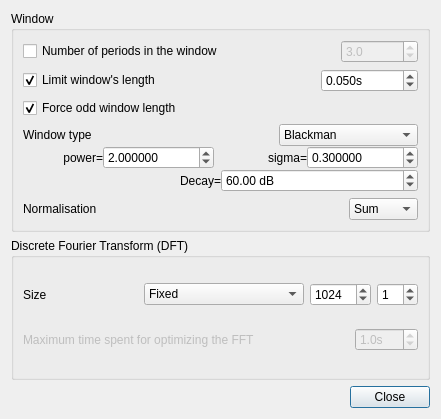
<?xml version="1.0" encoding="UTF-8"?>
<ui version="4.0">
 <class>GVAmplitudeSpectrumWDialogSettings</class>
 <widget class="QDialog" name="GVAmplitudeSpectrumWDialogSettings">
  <property name="geometry">
   <rect>
    <x>0</x>
    <y>0</y>
    <width>441</width>
    <height>419</height>
   </rect>
  </property>
  <property name="windowTitle">
   <string>Spectrum settings</string>
  </property>
  <property name="windowIcon">
   <iconset resource="../ressources.qrc">
    <normaloff>:/icons/settings.svg</normaloff>:/icons/settings.svg</iconset>
  </property>
  <layout class="QVBoxLayout" name="verticalLayout_4">
   <item>
    <widget class="QGroupBox" name="groupBox">
     <property name="title">
      <string>Window</string>
     </property>
     <layout class="QVBoxLayout" name="verticalLayout_2">
      <item>
       <layout class="QHBoxLayout" name="horizontalLayout_11">
        <item>
         <widget class="QCheckBox" name="cbAmplitudeSpectrumLimitWindowDurationNumberPeriod">
          <property name="sizePolicy">
           <sizepolicy hsizetype="MinimumExpanding" vsizetype="Fixed">
            <horstretch>0</horstretch>
            <verstretch>0</verstretch>
           </sizepolicy>
          </property>
          <property name="toolTip">
           <string>&lt;html&gt;&lt;head/&gt;&lt;body&gt;&lt;p&gt;If an F0 curve is available, set the window's duration equal to a multiple of the fundamental period.&lt;/p&gt;&lt;/body&gt;&lt;/html&gt;</string>
          </property>
          <property name="text">
           <string>Number of periods in the window</string>
          </property>
         </widget>
        </item>
        <item>
         <widget class="QDoubleSpinBox" name="sbAmplitudeSpectrumLimitWindowDurationNumberPeriod">
          <property name="enabled">
           <bool>false</bool>
          </property>
          <property name="toolTip">
           <string>&lt;html&gt;&lt;head/&gt;&lt;body&gt;&lt;p&gt;If an F0 curve is available, set the window's duration equal to a multiple of the fundamental period.&lt;/p&gt;&lt;/body&gt;&lt;/html&gt;</string>
          </property>
          <property name="decimals">
           <number>1</number>
          </property>
          <property name="minimum">
           <double>0.100000000000000</double>
          </property>
          <property name="maximum">
           <double>1000000.000000000000000</double>
          </property>
          <property name="singleStep">
           <double>0.100000000000000</double>
          </property>
          <property name="value">
           <double>3.000000000000000</double>
          </property>
         </widget>
        </item>
       </layout>
      </item>
      <item>
       <layout class="QHBoxLayout" name="horizontalLayout_10">
        <item>
         <widget class="QCheckBox" name="cbAmplitudeSpectrumWindowDurationLimit">
          <property name="sizePolicy">
           <sizepolicy hsizetype="MinimumExpanding" vsizetype="Fixed">
            <horstretch>0</horstretch>
            <verstretch>0</verstretch>
           </sizepolicy>
          </property>
          <property name="toolTip">
           <string>&lt;html&gt;&lt;head/&gt;&lt;body&gt;&lt;p&gt;Whatever the duration of the selection, limit the DFT analysis window to the given duration.&lt;/p&gt;&lt;/body&gt;&lt;/html&gt;</string>
          </property>
          <property name="text">
           <string>Limit window's length</string>
          </property>
          <property name="checked">
           <bool>true</bool>
          </property>
         </widget>
        </item>
        <item>
         <widget class="QDoubleSpinBox" name="sbAmplitudeSpectrumWindowDurationLimit">
          <property name="toolTip">
           <string>&lt;html&gt;&lt;head/&gt;&lt;body&gt;&lt;p&gt;Whatever the duration of the selection, limit the DFT analysis window to the given duration.&lt;/p&gt;&lt;/body&gt;&lt;/html&gt;</string>
          </property>
          <property name="suffix">
           <string>s</string>
          </property>
          <property name="decimals">
           <number>3</number>
          </property>
          <property name="minimum">
           <double>0.001000000000000</double>
          </property>
          <property name="maximum">
           <double>1000000.000000000000000</double>
          </property>
          <property name="singleStep">
           <double>0.010000000000000</double>
          </property>
          <property name="value">
           <double>0.050000000000000</double>
          </property>
         </widget>
        </item>
       </layout>
      </item>
      <item>
       <widget class="QCheckBox" name="cbAmplitudeSpectrumWindowSizeForcedOdd">
        <property name="toolTip">
         <string>&lt;html&gt;&lt;head/&gt;&lt;body&gt;&lt;p&gt;Force the window to have an odd number of samples.&lt;/p&gt;&lt;/body&gt;&lt;/html&gt;</string>
        </property>
        <property name="text">
         <string>Force odd window length</string>
        </property>
        <property name="checked">
         <bool>true</bool>
        </property>
       </widget>
      </item>
      <item>
       <layout class="QVBoxLayout" name="verticalLayout">
        <property name="spacing">
         <number>0</number>
        </property>
        <item>
         <layout class="QHBoxLayout" name="horizontalLayout_3">
          <item>
           <widget class="QLabel" name="label_2">
            <property name="sizePolicy">
             <sizepolicy hsizetype="MinimumExpanding" vsizetype="Preferred">
              <horstretch>0</horstretch>
              <verstretch>0</verstretch>
             </sizepolicy>
            </property>
            <property name="toolTip">
             <string>Based on Wikipedia's coefficients (2015)</string>
            </property>
            <property name="text">
             <string>Window type</string>
            </property>
           </widget>
          </item>
          <item>
           <widget class="QComboBox" name="cbAmplitudeSpectrumWindowType">
            <property name="toolTip">
             <string>Based on Wikipedia's coefficients (2015)</string>
            </property>
            <property name="currentIndex">
             <number>3</number>
            </property>
            <item>
             <property name="text">
              <string>Rectangular</string>
             </property>
            </item>
            <item>
             <property name="text">
              <string>Hamming</string>
             </property>
            </item>
            <item>
             <property name="text">
              <string>Hann</string>
             </property>
            </item>
            <item>
             <property name="text">
              <string>Blackman</string>
             </property>
            </item>
            <item>
             <property name="text">
              <string>Blackman-Nutall</string>
             </property>
            </item>
            <item>
             <property name="text">
              <string>Blackman-Harris</string>
             </property>
            </item>
            <item>
             <property name="text">
              <string>Nutall</string>
             </property>
            </item>
            <item>
             <property name="text">
              <string>Flat top</string>
             </property>
            </item>
            <item>
             <property name="text">
              <string>Gaussian</string>
             </property>
            </item>
            <item>
             <property name="text">
              <string>Exponential</string>
             </property>
            </item>
            <item>
             <property name="text">
              <string>Generalized Normal</string>
             </property>
            </item>
           </widget>
          </item>
         </layout>
        </item>
        <item>
         <layout class="QHBoxLayout" name="horizontalLayout_6">
          <property name="spacing">
           <number>0</number>
          </property>
          <item>
           <layout class="QHBoxLayout" name="horizontalLayout_7">
            <property name="spacing">
             <number>0</number>
            </property>
            <item>
             <spacer name="horizontalSpacer_3">
              <property name="orientation">
               <enum>Qt::Horizontal</enum>
              </property>
              <property name="sizeHint" stdset="0">
               <size>
                <width>40</width>
                <height>0</height>
               </size>
              </property>
             </spacer>
            </item>
            <item>
             <widget class="QLabel" name="lblWindowNormPower">
              <property name="toolTip">
               <string>Power of the exponential's argument</string>
              </property>
              <property name="text">
               <string>power=</string>
              </property>
              <property name="alignment">
               <set>Qt::AlignRight|Qt::AlignTrailing|Qt::AlignVCenter</set>
              </property>
             </widget>
            </item>
            <item>
             <widget class="QDoubleSpinBox" name="spAmplitudeSpectrumWindowNormPower">
              <property name="toolTip">
               <string>Power of the exponential's argument</string>
              </property>
              <property name="decimals">
               <number>6</number>
              </property>
              <property name="maximum">
               <double>1000000.000000000000000</double>
              </property>
              <property name="singleStep">
               <double>0.100000000000000</double>
              </property>
              <property name="value">
               <double>2.000000000000000</double>
              </property>
             </widget>
            </item>
           </layout>
          </item>
          <item>
           <spacer name="horizontalSpacer_2">
            <property name="orientation">
             <enum>Qt::Horizontal</enum>
            </property>
            <property name="sizeHint" stdset="0">
             <size>
              <width>40</width>
              <height>0</height>
             </size>
            </property>
           </spacer>
          </item>
          <item>
           <widget class="QLabel" name="lblWindowNormSigma">
            <property name="text">
             <string>sigma=</string>
            </property>
            <property name="alignment">
             <set>Qt::AlignRight|Qt::AlignTrailing|Qt::AlignVCenter</set>
            </property>
           </widget>
          </item>
          <item>
           <widget class="QDoubleSpinBox" name="spAmplitudeSpectrumWindowNormSigma">
            <property name="decimals">
             <number>6</number>
            </property>
            <property name="maximum">
             <double>1000000.000000000000000</double>
            </property>
            <property name="singleStep">
             <double>0.100000000000000</double>
            </property>
            <property name="value">
             <double>0.300000000000000</double>
            </property>
           </widget>
          </item>
         </layout>
        </item>
        <item>
         <layout class="QHBoxLayout" name="horizontalLayout_9">
          <property name="spacing">
           <number>0</number>
          </property>
          <item>
           <widget class="QLabel" name="lblWindowExpDecay">
            <property name="toolTip">
             <string>Targeted decay over half of the window length</string>
            </property>
            <property name="text">
             <string>Decay=</string>
            </property>
            <property name="alignment">
             <set>Qt::AlignRight|Qt::AlignTrailing|Qt::AlignVCenter</set>
            </property>
           </widget>
          </item>
          <item>
           <widget class="QDoubleSpinBox" name="spAmplitudeSpectrumWindowExpDecay">
            <property name="toolTip">
             <string>Targeted decay over half of the window length</string>
            </property>
            <property name="suffix">
             <string> dB</string>
            </property>
            <property name="decimals">
             <number>2</number>
            </property>
            <property name="maximum">
             <double>1000000.000000000000000</double>
            </property>
            <property name="singleStep">
             <double>0.100000000000000</double>
            </property>
            <property name="value">
             <double>60.000000000000000</double>
            </property>
           </widget>
          </item>
         </layout>
        </item>
       </layout>
      </item>
      <item>
       <layout class="QHBoxLayout" name="horizontalLayout_4">
        <item>
         <widget class="QLabel" name="label_3">
          <property name="sizePolicy">
           <sizepolicy hsizetype="MinimumExpanding" vsizetype="Preferred">
            <horstretch>0</horstretch>
            <verstretch>0</verstretch>
           </sizepolicy>
          </property>
          <property name="toolTip">
           <string>&lt;html&gt;&lt;head/&gt;&lt;body&gt;&lt;p&gt;Normalization technique for the window.&lt;/p&gt;&lt;/body&gt;&lt;/html&gt;</string>
          </property>
          <property name="text">
           <string>Normalisation</string>
          </property>
         </widget>
        </item>
        <item>
         <widget class="QComboBox" name="cbAmplitudeSpectrumWindowsNormalisation">
          <property name="toolTip">
           <string>Normalization technique for the window.</string>
          </property>
          <item>
           <property name="text">
            <string>Sum</string>
           </property>
          </item>
          <item>
           <property name="text">
            <string>Energy</string>
           </property>
          </item>
         </widget>
        </item>
       </layout>
      </item>
     </layout>
    </widget>
   </item>
   <item>
    <widget class="QGroupBox" name="groupBox_3">
     <property name="title">
      <string>Discrete Fourier Transform (DFT)</string>
     </property>
     <layout class="QVBoxLayout" name="verticalLayout_3">
      <item>
       <layout class="QHBoxLayout" name="horizontalLayout_2">
        <item>
         <widget class="QLabel" name="label">
          <property name="toolTip">
           <string>&lt;html&gt;&lt;head/&gt;&lt;body&gt;&lt;p&gt;Length of the DFT.&lt;/p&gt;&lt;/body&gt;&lt;/html&gt;</string>
          </property>
          <property name="text">
           <string>Size</string>
          </property>
         </widget>
        </item>
        <item>
         <spacer name="horizontalSpacer_4">
          <property name="orientation">
           <enum>Qt::Horizontal</enum>
          </property>
          <property name="sizeHint" stdset="0">
           <size>
            <width>40</width>
            <height>20</height>
           </size>
          </property>
         </spacer>
        </item>
        <item>
         <widget class="QComboBox" name="cbAmplitudeSpectrumDFTSizeType">
          <property name="sizePolicy">
           <sizepolicy hsizetype="MinimumExpanding" vsizetype="Fixed">
            <horstretch>0</horstretch>
            <verstretch>0</verstretch>
           </sizepolicy>
          </property>
          <property name="currentIndex">
           <number>0</number>
          </property>
          <item>
           <property name="text">
            <string>Fixed</string>
           </property>
          </item>
          <item>
           <property name="text">
            <string extracomment="&lt;html&gt;&lt;head/&gt;&lt;body&gt;&lt;p&gt;DFT size = &lt;span style=&quot; font-size:14pt;&quot;&gt;2&lt;/span&gt;&lt;span style=&quot; font-size:14pt; vertical-align:super;&quot;&gt;⌈log2(winlen)⌉+X&lt;/span&gt;&lt;/p&gt;&lt;/body&gt;&lt;/html&gt;">Oversampling factor</string>
           </property>
          </item>
          <item>
           <property name="text">
            <string>Auto-fit view's resolution</string>
           </property>
          </item>
         </widget>
        </item>
        <item>
         <widget class="QSpinBox" name="sbAmplitudeSpectrumDFTSize">
          <property name="toolTip">
           <string>&lt;html&gt;&lt;head/&gt;&lt;body&gt;&lt;p&gt;Length of the DFT in number of samples.&lt;/p&gt;&lt;/body&gt;&lt;/html&gt;</string>
          </property>
          <property name="minimum">
           <number>2</number>
          </property>
          <property name="maximum">
           <number>65536</number>
          </property>
          <property name="singleStep">
           <number>2</number>
          </property>
          <property name="value">
           <number>1024</number>
          </property>
         </widget>
        </item>
        <item>
         <widget class="QSpinBox" name="sbAmplitudeSpectrumOversamplingFactor">
          <property name="toolTip">
           <string>&lt;html&gt;&lt;head/&gt;&lt;body&gt;&lt;p&gt;DFT size = &lt;span style=&quot; font-size:14pt;&quot;&gt;2&lt;/span&gt;&lt;span style=&quot; font-size:14pt; vertical-align:super;&quot;&gt;⌈log2(winlen)⌉+X&lt;/span&gt;&lt;/p&gt;&lt;/body&gt;&lt;/html&gt;</string>
          </property>
          <property name="value">
           <number>1</number>
          </property>
         </widget>
        </item>
       </layout>
      </item>
      <item>
       <layout class="QHBoxLayout" name="lAmplitudeSpectrumFFTW3MaxTimeForPlanPreparation">
        <item>
         <widget class="QLabel" name="lblAmplitudeSpectrumFFTW3MaxTimeForPlanPreparation">
          <property name="enabled">
           <bool>false</bool>
          </property>
          <property name="sizePolicy">
           <sizepolicy hsizetype="MinimumExpanding" vsizetype="Preferred">
            <horstretch>0</horstretch>
            <verstretch>0</verstretch>
           </sizepolicy>
          </property>
          <property name="text">
           <string>Maximum time spent for optimizing the FFT</string>
          </property>
         </widget>
        </item>
        <item>
         <widget class="QDoubleSpinBox" name="sbAmplitudeSpectrumFFTW3MaxTimeForPlanPreparation">
          <property name="enabled">
           <bool>false</bool>
          </property>
          <property name="suffix">
           <string>s</string>
          </property>
          <property name="decimals">
           <number>1</number>
          </property>
          <property name="singleStep">
           <double>0.100000000000000</double>
          </property>
          <property name="value">
           <double>1.000000000000000</double>
          </property>
         </widget>
        </item>
       </layout>
      </item>
     </layout>
    </widget>
   </item>
   <item>
    <layout class="QHBoxLayout" name="horizontalLayout">
     <item>
      <spacer name="horizontalSpacer">
       <property name="orientation">
        <enum>Qt::Horizontal</enum>
       </property>
       <property name="sizeHint" stdset="0">
        <size>
         <width>40</width>
         <height>20</height>
        </size>
       </property>
      </spacer>
     </item>
     <item>
      <widget class="QDialogButtonBox" name="buttonBox">
       <property name="orientation">
        <enum>Qt::Horizontal</enum>
       </property>
       <property name="standardButtons">
        <set>QDialogButtonBox::Close</set>
       </property>
      </widget>
     </item>
    </layout>
   </item>
  </layout>
 </widget>
 <resources>
  <include location="../ressources.qrc"/>
 </resources>
 <connections>
  <connection>
   <sender>buttonBox</sender>
   <signal>accepted()</signal>
   <receiver>GVAmplitudeSpectrumWDialogSettings</receiver>
   <slot>accept()</slot>
   <hints>
    <hint type="sourcelabel">
     <x>248</x>
     <y>254</y>
    </hint>
    <hint type="destinationlabel">
     <x>157</x>
     <y>274</y>
    </hint>
   </hints>
  </connection>
  <connection>
   <sender>buttonBox</sender>
   <signal>rejected()</signal>
   <receiver>GVAmplitudeSpectrumWDialogSettings</receiver>
   <slot>reject()</slot>
   <hints>
    <hint type="sourcelabel">
     <x>316</x>
     <y>260</y>
    </hint>
    <hint type="destinationlabel">
     <x>286</x>
     <y>274</y>
    </hint>
   </hints>
  </connection>
 </connections>
</ui>
